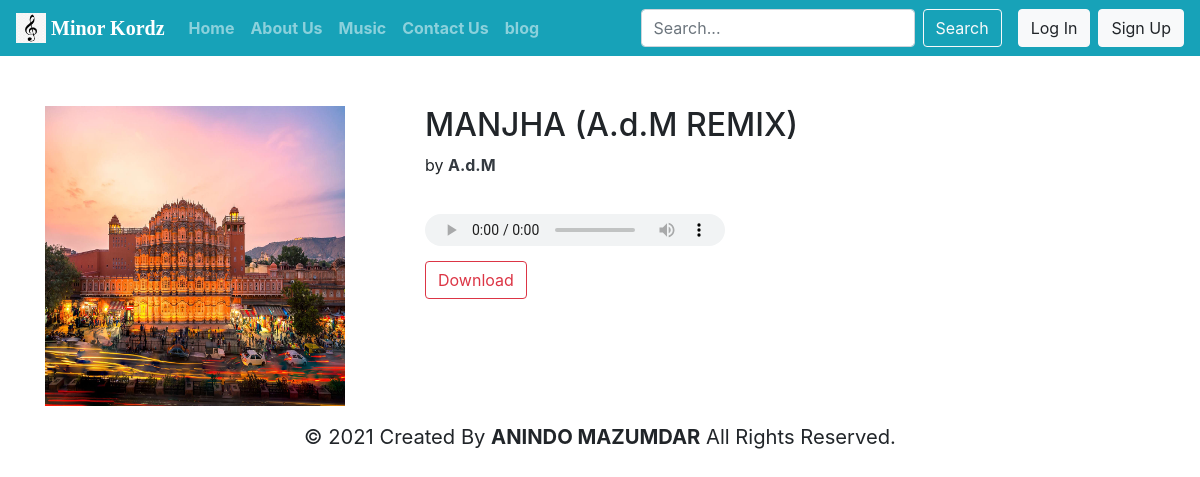
The page /songs/MANJHA (A.d.M REMIX)/ on the database its author committed.
### songs/models.py (models this page shows, shortened)
class Songpost(models.Model):
    sno = models.AutoField(primary_key=True)
    song_title = models.CharField(max_length=250)
    artist = models.CharField(max_length=200)
    album_title = models.CharField(max_length=300)
    genre = models.CharField(max_length=100)
    slug = models.CharField(max_length=100)
    album_logo = models.ImageField(upload_to='images')
    file = models.FileField(upload_to='musics')
    tags = models.CharField(max_length=500,default="")
    desc = models.TextField(max_length=2000,default="")
    plays = models.IntegerField(default=0)

### songs/views.py (the view)
# urls.py: path('<str:slug>/', views.songPost, name='songPost'),
def songPost(request, slug):
    post = Songpost.objects.filter(slug=slug).first()
    post.plays = post.plays+1
    post.save()
    context = {'post': post}
    return render(request, 'songs/songPost.html', context)

### templates/songs/songPost.html
{% extends 'basic.html' %}
{% load humanize %}
{% load static %}
{% load extras %}
{% block body %}
<div class="container my-3">
    <div class="row">
        <div class="col-md-4" style="padding-top:3%;">
            <img src="{{post.album_logo.url}}" alt="" width="300px" height="300px">
        </div>
        <div class="col-md-8" style="padding-top:3%;">
            <h2>{{post.song_title}}</h2>
            <p class="blog-post-meta">by <a class="text-dark" href="#"><b>{{post.artist}}</b></a><br>
                <div>
            <audio controls style="padding-top: 3%;">
                <source src="{{post.file.url}}" type="audio/wav">
            </audio>
            </div>
            <div class="my-2">
            <a href="{{post.file.url}}" download><button class="btn btn-outline-danger">Download</button></a>
            </div>
        </div>
    </div>
</div>
{% endblock %}

### rows shown on the page
Songpost: album_logo (picture), song_title "MANJHA (A.d.M REMIX)", artist "A.d.M"
